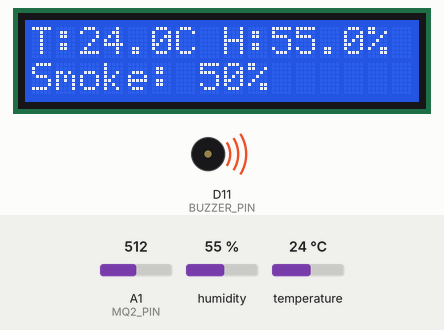
Simulated run of this sketch. Board: Arduino Uno R4 WiFi. Parts: 16×2 character LCD, buzzer (waves = sounding, pin HIGH). Inputs (shaded band) come from the test bench; at power-on: A1 (MQ2_PIN) = 512, humidity 55 %, temperature 24 °C. WiFi joins after 1.5 s; servers stay silent unless stated; what the sketch prints to the serial monitor is not drawn.

Above: at 13.1 s.
13.2 s: A1 (MQ2_PIN) set to 433
At 18.7 s:
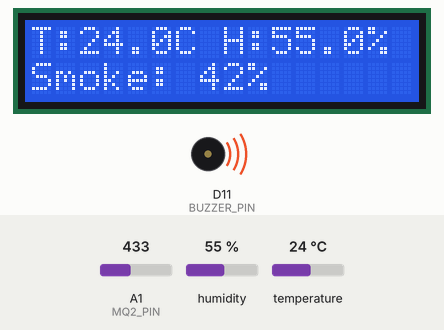
19.0 s: A1 (MQ2_PIN) set to 404
At 23.7 s:
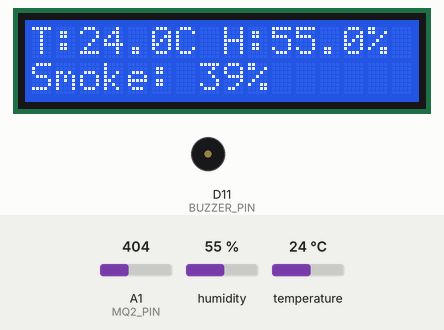
24.0 s: humidity set to 22 %
At 28.7 s:
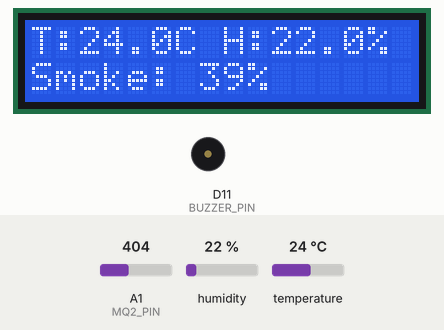
29.0 s: temperature set to 12 °C
At 33.7 s:
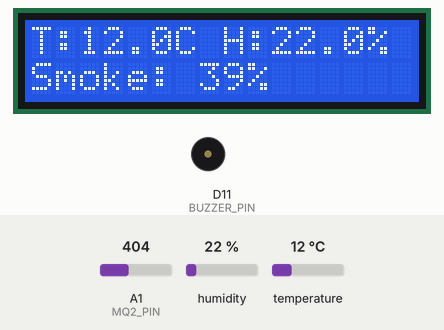
34.0 s: humidity set to 40 %
At 38.7 s:
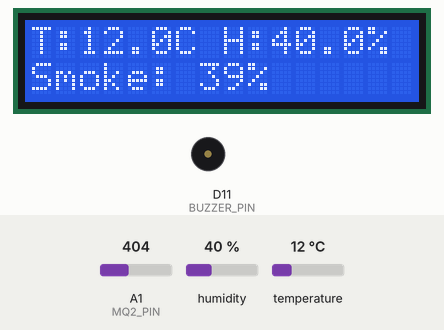
39.0 s: A1 (MQ2_PIN) set to 306
At 43.8 s:
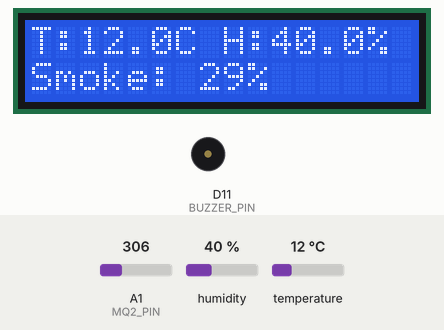
Timing chart, 0 to 45.0 s (numbered marks = the images above; inputs shaded):
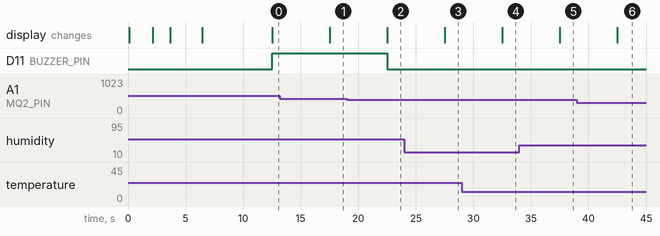

Measured:
- the behaviour switches between 420 and 419 on A1 (MQ2_PIN) (found by bisection; images 1 and 2)
- after the input at 13.2 s, the display: changes after 4.3 s (image 1)
- after the input at 19.0 s, D11 (BUZZER_PIN): HIGH → LOW after 3.5 s; the display: changes after 3.5 s (image 2)
- after the input at 24.0 s, the display: changes after 3.5 s (image 3)
- after the input at 29.0 s, the display: changes after 3.5 s (image 4)
- after the input at 34.0 s, the display: changes after 3.5 s (image 5)
- after the input at 39.0 s, the display: changes after 3.5 s (image 6)

The sketch:

blynk_forest_detection.ino
```cpp
/*
  Project: IoT Sensor Hub with Arduino Uno R4 WiFi, LCD, and Alerts
  Board: Arduino Uno R4 WiFi
  Description:
  This code uses the onboard WiFi module of the Uno R4 WiFi.
  - It reads temperature, humidity, and smoke sensors.
  - Displays readings on an I2C LCD.
  - Sends data to the Blynk IoT platform.
  - Triggers a buzzer and sends Blynk notifications for high temperature or smoke.
  - NOTE: WiFi credentials must be entered into the code below.

  Libraries to install via Arduino IDE Library Manager:
  1. Blynk by Volodymyr Shymanskyy
  2. DHT sensor library by Adafruit
  3. Adafruit Unified Sensor by Adafruit
  4. LiquidCrystal_I2C by Frank de Brabander
*/

// -------------------
// Blynk Configuration
// -------------------
#define BLYNK_TEMPLATE_ID "TMPL6uCNqf93V"
#define BLYNK_TEMPLATE_NAME "Forest Detection IoT"
#define BLYNK_AUTH_TOKEN "MYE5AOEF_UzesQsZ02Mk67uvj9bBakcC"

// -------------------
// WiFi Configuration
// -------------------
char ssid[] = "change wifi username";
char pass[] = "wifi password";

// Define to print debug messages to the Serial Monitor
#define BLYNK_PRINT Serial

// ---------------------
// Library Inclusions
// ---------------------
#include <WiFiS3.h>                 // Uno R4 WiFi's native library
#include <BlynkSimpleWifi.h>      // Blynk library for Uno R4 WiFi
#include <Wire.h>
#include <LiquidCrystal_I2C.h>
#include <DHT.h>

// ---------------------
// Hardware Pin Definitions for Arduino Uno R4
// ---------------------
const int DHT_PIN = 2;              // DHT11 sensor connected to D2
const int MQ2_PIN = A1;             // MQ2 sensor analog output connected to A1
const int BUZZER_PIN = 11;          // Buzzer connected to D11
// Pin 13 is no longer needed for WiFiManager
// const int WIFI_CONFIG_PIN = 13;

// ---------------------
// Sensor & Component Setup
// ---------------------
// I2C LCD setup (address 0x27 is common, but can be 0x3F)
LiquidCrystal_I2C lcd(0x27, 16, 2); // Address, 16 columns, 2 rows

// DHT Sensor setup
#define DHTTYPE DHT11
DHT dht(DHT_PIN, DHTTYPE);

// Blynk Timer for sending data periodically
BlynkTimer timer;

// ---------------------
// Global Variables
// ---------------------
float temperature = 0;
float humidity = 0;
int smokeValue = 0;
int smokePercentage = 0; // New variable for percentage

// Alert thresholds
const int SMOKE_PERCENT_THRESHOLD = 40; // Alert when smoke is over 40%
const float TEMP_THRESHOLD = 40.0;

// Flags to prevent spamming notifications
bool tempNotifSent = false;
bool smokeNotifSent = false;


// This function is called every 5 seconds by the timer
void sendSensorData() {
  // --- Read DHT11 Sensor ---
  humidity = dht.readHumidity();
  temperature = dht.readTemperature();

  if (isnan(humidity) || isnan(temperature)) {
    Serial.println("Failed to read from DHT sensor!");
    lcd.clear();
    lcd.setCursor(0, 0);
    lcd.print("DHT Error!");
    return;
  }

  // --- Read MQ2 Sensor and map to percentage ---
  smokeValue = analogRead(MQ2_PIN);
  smokePercentage = map(smokeValue, 0, 1023, 0, 100); // Map 0-1023 to 0-100

  // --- Send data to Blynk Virtual Pins ---
  Blynk.virtualWrite(V0, temperature);
  Blynk.virtualWrite(V1, humidity);
  Blynk.virtualWrite(V2, smokePercentage); // Send percentage to Blynk

  // --- Update the LCD Display ---
  lcd.clear();
  lcd.setCursor(0, 0);
  lcd.print("T:");
  lcd.print(temperature, 1);
  lcd.print("C ");
  lcd.print("H:");
  lcd.print(humidity, 1);
  lcd.print("%");
  lcd.setCursor(0, 1);
  lcd.print("Smoke: ");
  lcd.print(smokePercentage); // Display percentage on LCD
  lcd.print("%");

  // --- Check for Alert Conditions ---
  // Temperature Alert
  if (temperature > TEMP_THRESHOLD) {
    if (!tempNotifSent) {
      digitalWrite(BUZZER_PIN, HIGH);
      tempNotifSent = true;
    }
  } else {
    tempNotifSent = false;
    if (!smokeNotifSent) {
      digitalWrite(BUZZER_PIN, LOW);
    }
  }

  // Smoke Alert
  if (smokePercentage > SMOKE_PERCENT_THRESHOLD) { // Check against percentage threshold
    if (!smokeNotifSent) {
      digitalWrite(BUZZER_PIN, HIGH);
      smokeNotifSent = true;
    }
  } else {
    smokeNotifSent = false;
    if (!tempNotifSent) {
      digitalWrite(BUZZER_PIN, LOW);
    }
  }
}

void setup() {
  // Start Serial for debugging.
  Serial.begin(9600);
  delay(10);

  // Initialize hardware components
  pinMode(BUZZER_PIN, OUTPUT);
  digitalWrite(BUZZER_PIN, LOW);

  // Initialize I2C LCD
  Wire.begin();
  lcd.init();
  lcd.backlight();
  lcd.setCursor(0, 0);
  lcd.print("IoT Sensor Hub");
  lcd.setCursor(0, 1);
  lcd.print("Starting...");

  // Initialize DHT sensor
  dht.begin();
  delay(2000);

  // --- WiFi & Blynk Setup ---
  lcd.clear();
  lcd.print("Connecting to:");
  lcd.setCursor(0,1);
  lcd.print(ssid);
  Serial.print("Connecting to ");
  Serial.println(ssid);

  WiFi.begin(ssid, pass);
  int wifi_status = WiFi.status();
  while (wifi_status != WL_CONNECTED) {
    delay(500);
    Serial.print(".");
    wifi_status = WiFi.status();
  }

  Serial.println("\nConnected to WiFi!");
  lcd.clear();
  lcd.print("WiFi Connected!");
  delay(1000);

  // Connect to Blynk
  Blynk.begin(BLYNK_AUTH_TOKEN, ssid, pass);

  lcd.clear();
  lcd.print("Blynk Ready!");
  delay(1000);

  // Setup a timer to call the `sendSensorData` function every 5 seconds
  timer.setInterval(5000L, sendSensorData);
}

void loop() {
  Blynk.run();
  timer.run();
}
```
